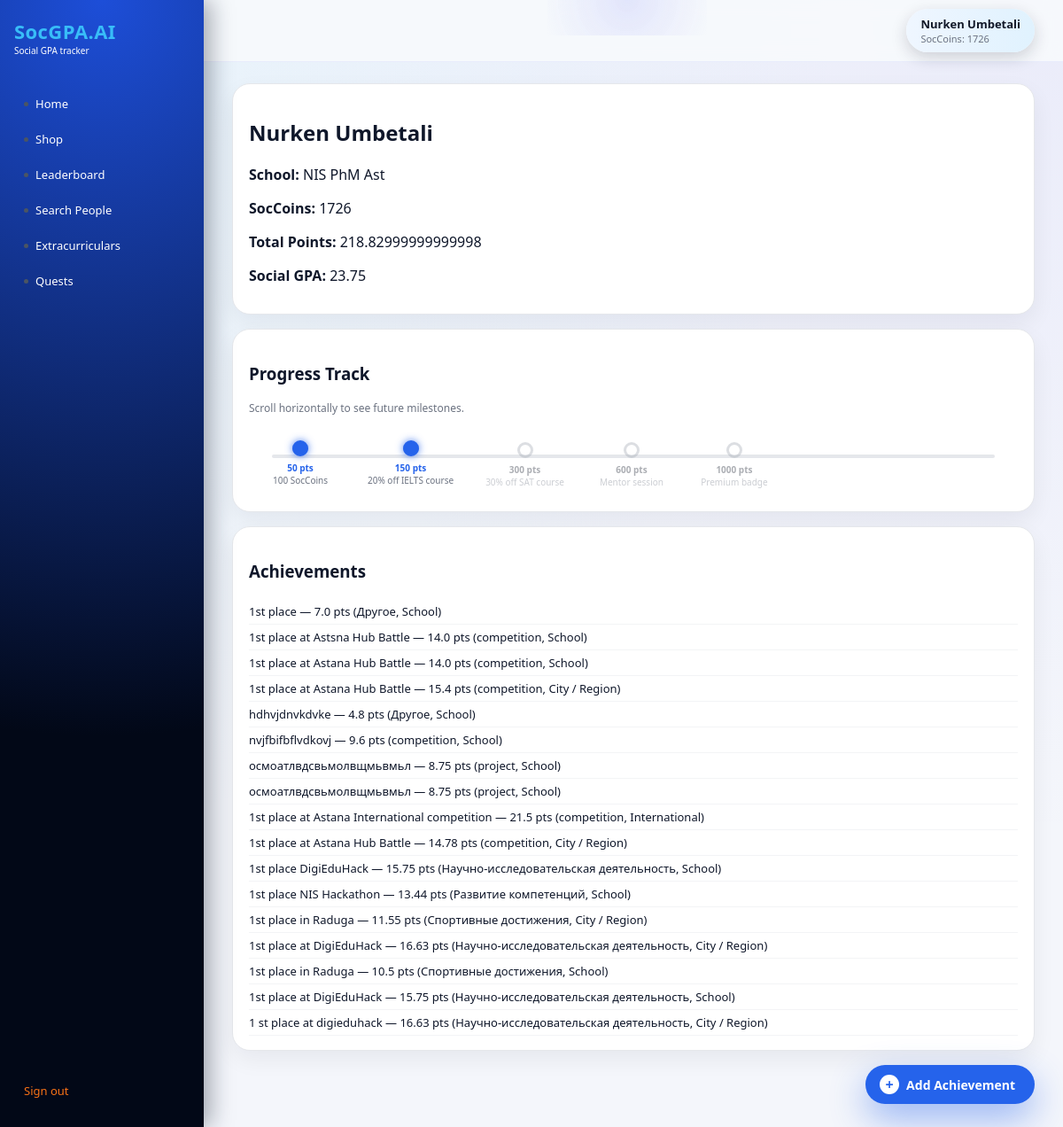
The app's page /profile/ (signed in) with its own data.
### accounts/models.py (models this page shows, shortened)
class User(AbstractUser):
    ROLE_CHOICES = [
        ('student', 'Student'),
        ('teacher', 'Teacher'),
        ('school_admin', 'School Admin'),
    ]
    school_name = models.CharField(max_length=255, blank=True)
    role = models.CharField(max_length=20, choices=ROLE_CHOICES, default='student')
    is_verified_by_school = models.BooleanField(default=False)
    soc_coins = models.PositiveIntegerField(default=0)

### achievements/models.py (models this page shows, shortened)
class Achievement(models.Model):
    CATEGORY_CHOICES = [
        ('research', 'Научно-исследовательская деятельность'),
        ('social', 'Социальная и волонтерская активность'),
        ('creative', 'Творческая деятельность'),
        ('sports', 'Спортивные достижения'),
        ('competence', 'Развитие компетенций'),
        ('other', 'Другое'),
    ]
    SCALE_CHOICES = [
        ('school', 'School'),
        ('city', 'City / Region'),
        ('national', 'National'),
        ('international', 'International'),
    ]
    ROLE_CHOICES = [
        ('participant', 'Participant'),
        ('winner', 'Winner / Prize'),
        ('organizer', 'Organizer'),
        ('leader', 'Leader / Founder'),
    ]
    STATUS_CHOICES = [
        ('pending', 'Pending Review'),
        ('approved', 'Approved'),
        ('rejected', 'Rejected'),
    ]
    user = models.ForeignKey(
        settings.AUTH_USER_MODEL,
        on_delete=models.CASCADE,
        related_name='achievements'
    )
    title = models.CharField(max_length=255)
    category = models.CharField(
        max_length=30,
        choices=CATEGORY_CHOICES,
        default='other'
    )
    subcategory = models.CharField(
        max_length=120,
        blank=True
    )
    description = models.TextField(blank=True)
    scale = models.CharField(
        max_length=30,
        choices=SCALE_CHOICES,
        default='school'
    )
    role_type = models.CharField(
        max_length=30,
        choices=ROLE_CHOICES,
        default='participant'
    )
    duration_months = models.PositiveIntegerField(default=0)
    proof_file = models.FileField(
        upload_to='proofs/',
        blank=True,
        null=True
    )
    status = models.CharField(
        max_length=20,
        choices=STATUS_CHOICES,
        default='pending'
    )
    ai_raw_response = models.JSONField(blank=True, null=True)
    total_points = models.FloatField(default=0)
    created_at = models.DateTimeField(auto_now_add=True)

### achievements/views.py (the view)
# urls.py: path('profile/', profile_view, name='my_profile'),
@login_required
def profile_view(request, user_id=None):
    if user_id:
        profile_user = get_object_or_404(User, id=user_id)
    else:
        profile_user = request.user
    achievements = profile_user.achievements.filter(status='approved')
    total_points = achievements.aggregate(total=Sum('total_points'))['total'] or 0
    raw_social_score, social_gpa = compute_social_gpa_for_user(profile_user)
    milestones = [
        {"threshold": 50, "reward": "100 SocCoins"},
        {"threshold": 150, "reward": "20% off IELTS course"},
        {"threshold": 300, "reward": "30% off SAT course"},
        {"threshold": 600, "reward": "Mentor session"},
        {"threshold": 1000, "reward": "Premium badge"},
    ]
    return render(request, 'achievements/profile.html', {
        'profile_user': profile_user,
        'achievements': achievements,
        'total_points': total_points,
        'social_gpa': social_gpa,
        'raw_social_score': round(raw_social_score, 1),
        'milestones': milestones,
    })

### templates/achievements/profile.html
{% extends 'base.html' %}
{% block content %}
<div class="card">
    <h2>{{ profile_user.get_full_name|default:profile_user.username }}</h2>
    <p><b>School:</b> {{ profile_user.school_name }}</p>
    <p><b>SocCoins:</b> {{ profile_user.soc_coins }}</p>
    <p><b>Total Points:</b> {{ total_points }}</p>
    <p><b>Social GPA:</b> {{ social_gpa }}</p>
</div>
<div class="card">
    <h3>Progress Track</h3>
    <p class="muted">Scroll horizontally to see future milestones.</p>
    <div class="track">
        {% for m in milestones %}
            <div class="track-step {% if total_points >= m.threshold %}track-step-active{% endif %}">
                <div class="track-dot"></div>
                <div class="track-label">
                    <div class="track-points">{{ m.threshold }} pts</div>
                    <div class="track-reward">{{ m.reward }}</div>
                </div>
            </div>
        {% endfor %}
    </div>
</div>
<div class="card">
    <h3>Achievements</h3>
    <ul class="ach-list">
        {% for a in achievements %}
        <li>{{ a.title }} — {{ a.total_points }} pts ({{ a.get_category_display }}, {{ a.get_scale_display }})</li>
        {% empty %}
        <li class="muted">No achievements yet.</li>
        {% endfor %}
    </ul>
</div>
{% endblock %}

### templates/base.html (shortened to what this page needs)
<!DOCTYPE html>
<html lang="en">
<head>
    <link rel="stylesheet" href="/static/style.css">
</head>
<body>
<div class="layout">
    <aside class="sidebar">
        <div class="logo-wrap">
            <div class="logo">SocGPA.AI</div>
            <div class="logo-sub">Social GPA tracker</div>
        </div>
        {% if user.is_authenticated %}
        <nav class="side-nav">
            <a href="{% url 'dashboard' %}" class="side-link">
                <span class="side-dot"></span> Home
            </a>
            <a href="{% url 'shop' %}" class="side-link">
                <span class="side-dot"></span> Shop
            </a>
            <a href="{% url 'leaderboard' %}" class="side-link">
                <span class="side-dot"></span> Leaderboard
            </a>
            <a href="{% url 'search_people' %}" class="side-link">
                <span class="side-dot"></span> Search People
            </a>
            <a href="{% url 'extracurriculars' %}" class="side-link">
                <span class="side-dot"></span> Extracurriculars
            </a>
            <a href="{% url 'quests' %}" class="side-link">
                <span class="side-dot"></span> Quests
            </a>
        </nav>
        <a href="{% url 'logout' %}" class="side-link side-logout">Sign out</a>
        {% endif %}
    </aside>
    <main class="main">
        {% if user.is_authenticated %}
        <header class="topbar">
            <div class="topbar-glow"></div>
            <a href="{% url 'my_profile' %}" class="profile-pill">
                <div class="profile-name">
                    {{ user.get_full_name|default:user.username }}
                </div>
                <div class="profile-stats">
                    SocCoins: {{ user.soc_coins }}
                </div>
            </a>
        </header>
        {% endif %}
        <section class="content">
            {% block content %}{% endblock %}
        </section>
        {% if user.is_authenticated %}
        <a href="{% url 'add_achievement' %}" class="fab-add">
            <span class="fab-icon">+</span>
            <span class="fab-label">Add Achievement</span>
        </a>
        {% endif %}
    </main>
</div>
</body>
</html>

### static/style.css (style rules this page uses)
*, *::before, *::after { box-sizing: border-box; }
body { margin: 0; font-family: system-ui, -apple-system, BlinkMacSystemFont, sans-serif; background: radial-gradient(circle at top left, rgba(56,189,248,0.08), transparent 55%), radial-gradient(circle at top right, rgba(79,70,229,0.06), transparent 55%), #f4f6fb; color: #0f172a; -webkit-font-smoothing: antialiased; }
.layout { display: flex; min-height: 100vh; }
.sidebar { width: 230px; background: radial-gradient(circle at top, #1d4ed8 0, #020817 65%); padding: 20px 16px 24px; display: flex; flex-direction: column; position: fixed; inset: 0 auto 0 0; z-index: 40; box-shadow: 8px 0 24px rgba(15,23,42,0.35); }
.logo-wrap { margin-bottom: 26px; }
.logo { font-weight: 800; font-size: 22px; color: #38bdf8; letter-spacing: 0.02em; }
.logo-sub { font-size: 10px; color: #FFFFFF; }
.side-nav { display: flex; flex-direction: column; gap: 6px; flex: 1; margin-top: 10px; }
.side-link { padding: 8px 11px; border-radius: 12px; color: #FFFFFF; text-decoration: none; font-size: 13px; display: flex; align-items: center; gap: 8px; position: relative; transition: all 0.18s ease; }
.side-dot { width: 5px; height: 5px; border-radius: 999px; background: #4b5563; }
.side-logout { margin-top: auto; color: #f97316; }
.main { margin-left: 230px; flex: 1; display: flex; flex-direction: column; min-height: 100vh; position: relative; }
.topbar { display: flex; justify-content: flex-end; align-items: center; padding: 10px 32px; background: rgba(248,250,252,0.9); backdrop-filter: blur(10px); border-bottom: 1px solid rgba(148,163,253,0.15); position: sticky; top: 0; z-index: 30; }
.topbar-glow { position: absolute; left: 40%; top: -40px; width: 180px; height: 80px; background: radial-gradient(circle, rgba(129,140,248,0.18), transparent); pointer-events: none; }
.profile-pill { display: flex; flex-direction: column; padding: 8px 16px; border-radius: 999px; background: linear-gradient(to right, #eff6ff, #e0f2fe); text-decoration: none; color: #111827; box-shadow: 0 6px 18px rgba(15,23,42,0.18); transition: all 0.18s ease; }
.profile-name { font-size: 13px; font-weight: 600; }
.profile-stats { font-size: 11px; color: #6b7280; }
.content { padding: 24px 32px 70px; flex: 1; }
.card { background: #ffffff; border-radius: 20px; padding: 18px 18px 16px; margin-bottom: 16px; border: 1px solid #e5e7eb; box-shadow: 0 10px 26px rgba(15,23,42,0.06); }
.muted { color: #6b7280; font-size: 12px; }
.fab-add { position: fixed; right: 32px; bottom: 26px; background: #2563eb; color: #ffffff; padding: 11px 22px 11px 16px; border-radius: 999px; text-decoration: none; font-weight: 600; font-size: 14px; box-shadow: 0 16px 40px rgba(37,99,235,0.45); display: inline-flex; align-items: center; gap: 8px; z-index: 50; transition: all 0.22s ease; }
.fab-icon { width: 22px; height: 22px; border-radius: 999px; background: #ffffff; color: #2563eb; display: flex; align-items: center; justify-content: center; font-weight: 700; font-size: 16px; }
.fab-label { white-space: nowrap; }
.ach-list { list-style: none; padding: 0; margin: 0; font-size: 13px; }
.ach-list li { padding: 5px 0; border-bottom: 1px solid #f3f4f6; }
.track { position: relative; display: flex; gap: 36px; padding: 18px 18px 10px; margin-top: 4px; overflow-x: auto; scrollbar-width: thin; }
.track::before { content: ""; position: absolute; left: 26px; right: 26px; top: 32px; height: 4px; background: #e5e7eb; border-radius: 999px; z-index: 0; }
.track-step { position: relative; flex: 0 0 auto; text-align: center; min-width: 80px; z-index: 1; opacity: 0.35; transition: opacity 0.2s ease, transform 0.2s ease; }
.track-step-active { opacity: 1; transform: translateY(-2px); }
.track-dot { width: 18px; height: 18px; border-radius: 999px; background: #ffffff; border: 3px solid #9ca3af; margin: 0 auto 6px; box-sizing: border-box; }
.track-step-active .track-dot { background: #2563eb; border-color: #2563eb; box-shadow: 0 0 8px rgba(37,99,235,0.8); }
.track-label { font-size: 10px; line-height: 1.4; color: #6b7280; }
.track-points { font-weight: 600; color: #111827; }
.track-step-active .track-points { color: #2563eb; }

### records on screen
User: get_full_name "Nurken Umbetali", soc_coins "1726", school_name "NIS PhM Ast"
Achievement: title "1st place", total_points "7.0", category "Другое", scale "School"
Achievement: title "1st place at Astsna Hub Battle", total_points "14.0", category "competition", scale "School"
Achievement: title "1st place at Astana Hub Battle", total_points "14.0", category "competition", scale "School"
Achievement: title "1st place at Astana Hub Battle", total_points "15.4", category "competition", scale "City / Region"
Achievement: title "hdhvjdnvkdvke", total_points "4.8", category "Другое", scale "School"
Achievement: title "nvjfbifbflvdkovj", total_points "9.6", category "competition", scale "School"
Achievement: title "осмоатлвдсвьмолвщмьвмьл", total_points "8.75", category "project", scale "School"
Achievement: title "осмоатлвдсвьмолвщмьвмьл", total_points "8.75", category "project", scale "School"
Achievement: title "1st place at Astana International competition", total_points "21.5", category "competition", scale "International"
Achievement: title "1st place at Astana Hub Battle", total_points "14.78", category "competition", scale "City / Region"
Achievement: title "1st place DigiEduHack", total_points "15.75", category "Научно-исследовательская деятельность", scale "School"
Achievement: title "1st place NIS Hackathon", total_points "13.44", category "Развитие компетенций", scale "School"
Achievement: title "1st place in Raduga", total_points "11.55", category "Спортивные достижения", scale "City / Region"
Achievement: title "1st place at DigiEduHack", total_points "16.63", category "Научно-исследовательская деятельность", scale "City / Region"
Achievement: title "1st place in Raduga", total_points "10.5", category "Спортивные достижения", scale "School"
Achievement: title "1st place at DigiEduHack", total_points "15.75", category "Научно-исследовательская деятельность", scale "School"
Achievement: title "1 st place at digieduhack", total_points "16.63", category "Научно-исследовательская деятельность", scale "City / Region"

### other values on screen
{{ total_points }} "218.82999999999998"
{{ social_gpa }} "23.75"
{{ m.threshold }} "50" "150" "300" "600" "1000"
{{ m.reward }} "100 SocCoins" "20% off IELTS course" "30% off SAT course" "Mentor session" "Premium badge"
